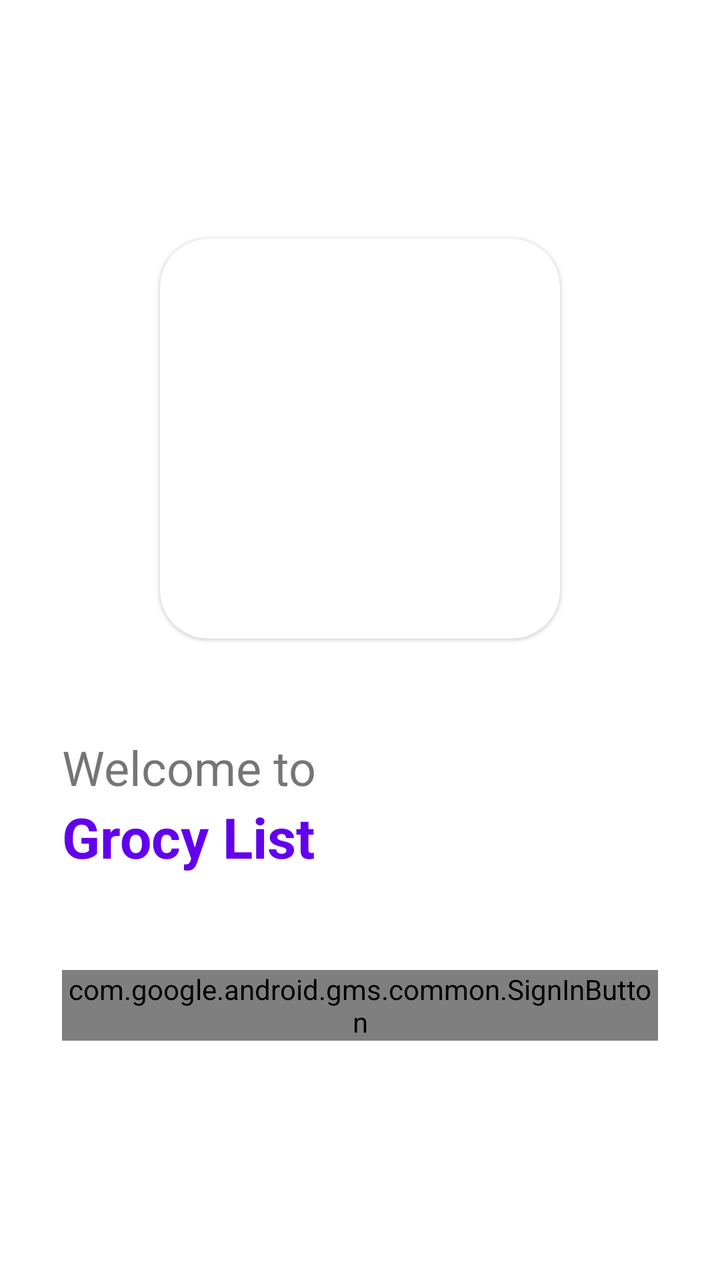
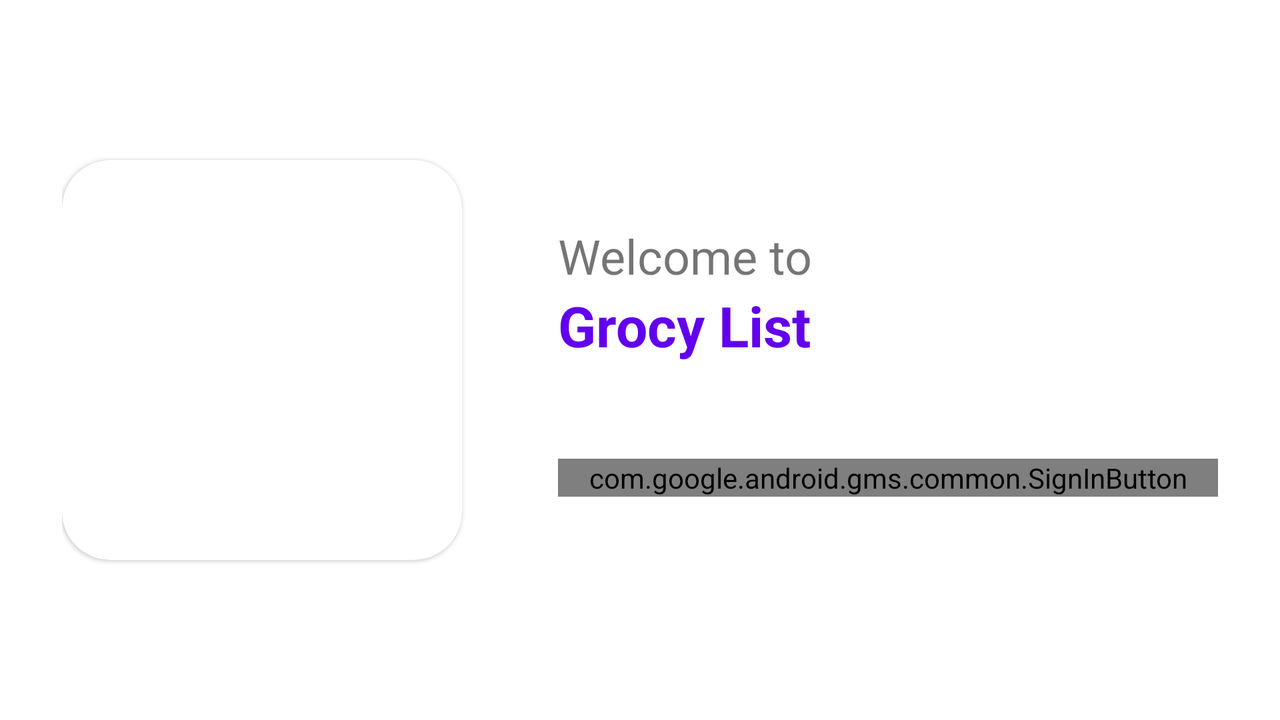

The same Android screen from two of the app's own layout files: first res/layout/ as a phone draws it, then the repository's variant for another configuration, drawn on a device whose configuration selects that folder. Both files follow.
<!-- AndroidManifest.xml: application theme Theme.GrocyList -->
<!-- res/layout/activity_login.xml -->
<?xml version="1.0" encoding="utf-8"?>
<androidx.constraintlayout.widget.ConstraintLayout xmlns:android="http://schemas.android.com/apk/res/android"
    xmlns:app="http://schemas.android.com/apk/res-auto"
    xmlns:tools="http://schemas.android.com/tools"
    android:layout_width="match_parent"
    android:layout_height="match_parent"
    tools:context=".LoginActivity">

    <LinearLayout
        android:layout_width="match_parent"
        android:layout_height="0dp"
        android:layout_marginHorizontal="16dp"
        android:layout_marginVertical="16dp"
        android:gravity="center"
        android:orientation="vertical"
        android:padding="15dp"
        app:layout_constraintBottom_toBottomOf="parent"
        app:layout_constraintEnd_toEndOf="parent"
        app:layout_constraintStart_toStartOf="parent"
        app:layout_constraintTop_toTopOf="parent">

        <com.google.android.material.card.MaterialCardView
            android:layout_width="200dp"
            android:layout_height="200dp"
            android:elevation="20dp"
            app:cardCornerRadius="24dp">

            <ImageView

                android:layout_width="wrap_content"
                android:layout_height="wrap_content"
                android:maxWidth="100dp"
                android:maxHeight="100dp"
                android:padding="16dp"
                app:srcCompat="@drawable/appicon"
                android:contentDescription="@string/app_name" />

        </com.google.android.material.card.MaterialCardView>


        <TextView
            android:layout_width="match_parent"
            android:layout_height="wrap_content"
            android:layout_marginTop="48dp"
            android:text="@string/welcome_to"
            android:textSize="24sp" />

        <TextView
            android:layout_width="match_parent"
            android:layout_height="wrap_content"
            android:layout_marginBottom="48dp"
            android:text="@string/app_name"
            android:textColor="?attr/colorPrimary"
            android:textSize="28sp"
            android:textStyle="bold" />


        <com.google.android.gms.common.SignInButton
            android:id="@+id/sign_in_button"
            android:layout_width="match_parent"
            android:layout_height="wrap_content"
            android:textAlignment="center" />

    </LinearLayout>


</androidx.constraintlayout.widget.ConstraintLayout>
<!-- resources referenced by this layout -->
<resources>
  <string name="app_name">Grocy List</string>
  <string name="welcome_to">Welcome to</string>
  <style name="Theme.GrocyList" parent="Theme.MaterialComponents.DayNight.DarkActionBar">
          
          <item name="colorPrimary">@color/purple_500</item>
          <item name="colorPrimaryVariant">@color/purple_700</item>
          <item name="colorOnPrimary">@color/white</item>
          
          <item name="colorSecondary">@color/teal_200</item>
          <item name="colorSecondaryVariant">@color/teal_700</item>
          <item name="colorOnSecondary">@color/black</item>
          
          <item name="android:statusBarColor">?attr/colorPrimaryVariant</item>
          
      </style>
</resources>
<!-- res/layout-land/activity_login.xml (the repository's variant of the layout above) -->
<!-- drawn on the phone turned sideways -->
<?xml version="1.0" encoding="utf-8"?>
<androidx.constraintlayout.widget.ConstraintLayout xmlns:android="http://schemas.android.com/apk/res/android"
    xmlns:app="http://schemas.android.com/apk/res-auto"
    xmlns:tools="http://schemas.android.com/tools"
    android:layout_width="match_parent"
    android:layout_height="match_parent"
    tools:context=".LoginActivity">

    <LinearLayout
        android:layout_width="0dp"
        android:layout_height="0dp"
        android:layout_marginHorizontal="16dp"
        android:layout_marginVertical="16dp"
        android:gravity="center"
        android:orientation="horizontal"
        android:padding="15dp"
        app:layout_constraintBottom_toBottomOf="parent"
        app:layout_constraintEnd_toEndOf="parent"
        app:layout_constraintStart_toStartOf="parent"
        app:layout_constraintTop_toTopOf="parent">

        <com.google.android.material.card.MaterialCardView
            android:layout_width="200dp"
            android:layout_height="200dp"
            app:cardCornerRadius="24dp">

            <ImageView

                android:layout_width="wrap_content"
                android:layout_height="wrap_content"
                android:maxWidth="100dp"
                android:maxHeight="100dp"
                android:padding="16dp"
                app:srcCompat="@drawable/appicon"
                android:contentDescription="@string/app_name" />

        </com.google.android.material.card.MaterialCardView>

        <LinearLayout
            android:layout_width="match_parent"
            android:layout_height="wrap_content"
            android:layout_marginLeft="48dp"

            android:orientation="vertical">

            <TextView
                android:layout_width="match_parent"
                android:layout_height="wrap_content"
                android:text="@string/welcome_to"
                android:textSize="24sp" />

            <TextView
                android:layout_width="match_parent"
                android:layout_height="wrap_content"
                android:layout_marginBottom="48dp"
                android:text="@string/app_name"
                android:textColor="?attr/colorPrimary"
                android:textSize="28sp"
                android:textStyle="bold" />

            <com.google.android.gms.common.SignInButton
                android:id="@+id/sign_in_button"
                android:layout_width="match_parent"
                android:layout_height="wrap_content"
                android:textAlignment="center" />

        </LinearLayout>



    </LinearLayout>


</androidx.constraintlayout.widget.ConstraintLayout>
